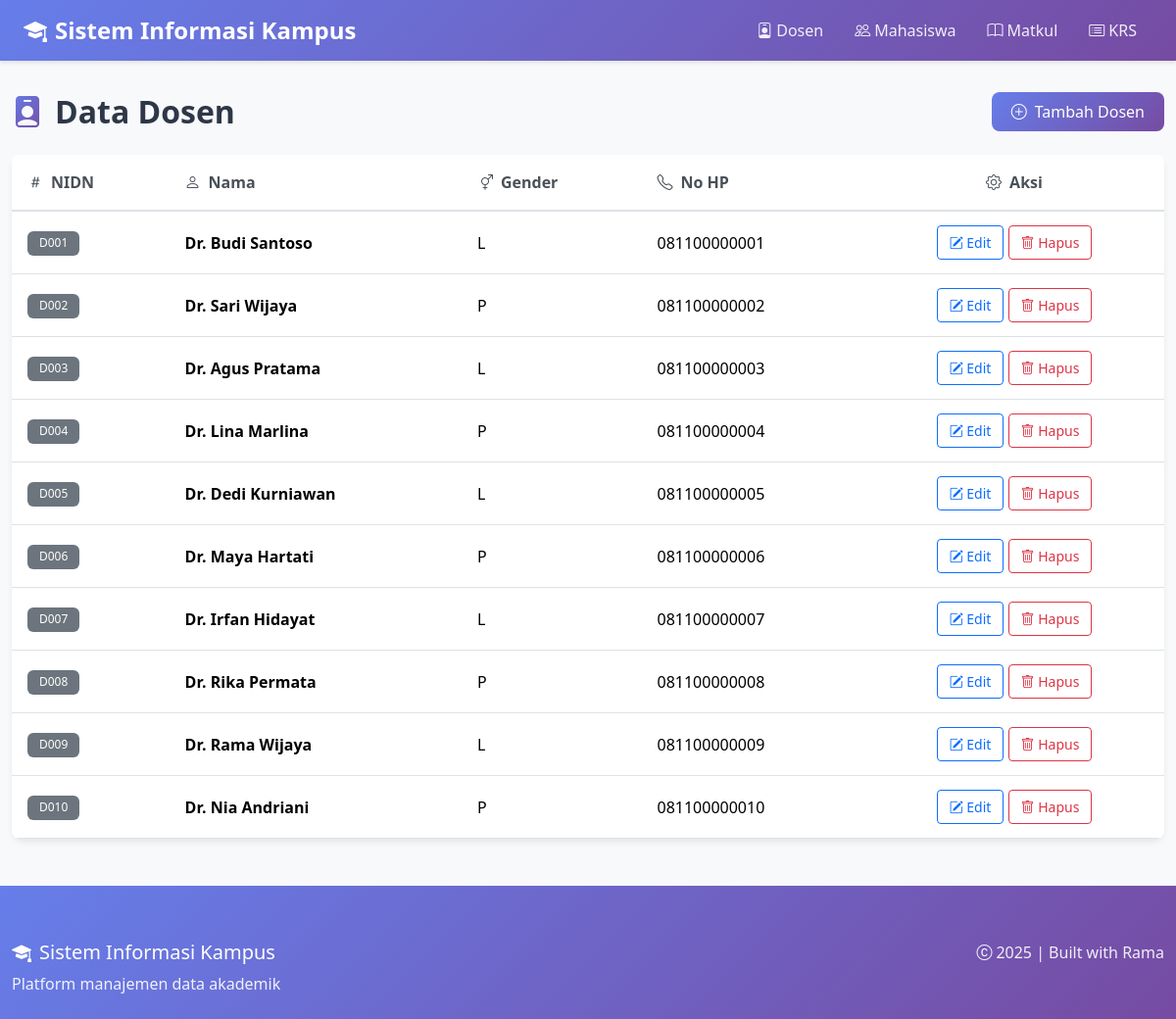
Screenshot of /dosen/index.php with the database file from the repository.
### tables this page shows
CREATE TABLE dosen (
    nidn VARCHAR(23) PRIMARY KEY,
    nama VARCHAR(255) NOT NULL,
    gender CHAR(1) CHECK (gender IN ('L', 'P')),
    no_hp VARCHAR(15)
);

### src/dosen/index.php (the view)
<?php
require_once __DIR__ . '/../config/db.php';
require_once __DIR__ . '/../header.php';
$stmt = $pdo->query('SELECT * FROM dosen');
$rows = $stmt->fetchAll();
?>
<div class="d-flex justify-content-between align-items-center mb-4">
  <h2 class="page-title mb-0">
    <i class="bi bi-person-badge-fill"></i>
    Data Dosen
  </h2>
  <a class="btn btn-primary" href="create.php">
    <i class="bi bi-plus-circle me-2"></i>Tambah Dosen
  </a>
</div>
<div class="card">
  <div class="card-body p-0">
    <div class="table-responsive">
      <table class="table table-hover mb-0">
        <thead>
          <tr>
            <th><i class="bi bi-hash me-2"></i>NIDN</th>
            <th><i class="bi bi-person me-2"></i>Nama</th>
            <th><i class="bi bi-gender-ambiguous me-2"></i>Gender</th>
            <th><i class="bi bi-telephone me-2"></i>No HP</th>
            <th class="text-center"><i class="bi bi-gear me-2"></i>Aksi</th>
          </tr>
        </thead>
        <tbody>
        <?php if (empty($rows)): ?>
          <tr><td colspan="5" class="text-center py-4 text-muted">
            <i class="bi bi-inbox display-4 d-block mb-2"></i>
            Belum ada data dosen
          </td></tr>
        <?php else: ?>
          <?php foreach ($rows as $r): ?>
            <tr>
              <td><span class="badge bg-secondary"><?=htmlspecialchars($r['nidn'])?></span></td>
              <td class="fw-semibold"><?=htmlspecialchars($r['nama'])?></td>
              <td><?=htmlspecialchars($r['gender'])?></td>
              <td><?=htmlspecialchars($r['no_hp'])?></td>
              <td class="text-center">
                <a class="btn btn-sm btn-outline-primary" href="edit.php?nidn=<?=urlencode($r['nidn'])?>">
                  <i class="bi bi-pencil-square"></i> Edit
                </a>
                <a class="btn btn-sm btn-outline-danger" href="delete.php?nidn=<?=urlencode($r['nidn'])?>" onclick="return confirm('Hapus dosen ini?')">
                  <i class="bi bi-trash"></i> Hapus
                </a>
              </td>
            </tr>
          <?php endforeach; ?>
        <?php endif; ?>
        </tbody>
      </table>
    </div>
  </div>
</div>
<?php require_once __DIR__ . '/../footer.php'; ?>

### src/header.php (shortened to what this page needs)
<!doctype html>
<html lang="id">
<head>
    <link href="https://cdn.jsdelivr.net/npm/bootstrap@5.3.2/dist/css/bootstrap.min.css" rel="stylesheet">
    <link href="https://cdn.jsdelivr.net/npm/bootstrap-icons@1.11.1/font/bootstrap-icons.css" rel="stylesheet">
</head>
<body>
<nav class="navbar navbar-expand-lg navbar-dark mb-4">
  <div class="container-fluid px-4">
    <a class="navbar-brand" href="/"><i class="bi bi-mortarboard-fill"></i>Sistem Informasi Kampus</a>
    <div class="collapse navbar-collapse" id="navbarNav">
      <ul class="navbar-nav ms-auto">
        <li class="nav-item"><a class="nav-link" href="/dosen/index.php"><i class="bi bi-person-badge me-1"></i>Dosen</a></li>
        <li class="nav-item"><a class="nav-link" href="/mahasiswa/index.php"><i class="bi bi-people me-1"></i>Mahasiswa</a></li>
        <li class="nav-item"><a class="nav-link" href="/matkul/index.php"><i class="bi bi-book me-1"></i>Matkul</a></li>
        <li class="nav-item"><a class="nav-link" href="/krs/index.php"><i class="bi bi-card-list me-1"></i>KRS</a></li>
      </ul>
    </div>
  </div>
</nav>
<div class="container">

### src/footer.php (shortened to what this page needs)
</div>
<footer class="mt-5 py-4" style="background: linear-gradient(135deg, #667eea 0%, #764ba2 100%); color: white;">
  <div class="container">
    <div class="row">
      <div class="col-md-6">
        <h5><i class="bi bi-mortarboard-fill me-2"></i>Sistem Informasi Kampus</h5>
        <p class="mb-0" style="opacity: 0.9;">Platform manajemen data akademik</p>
      </div>
      <div class="col-md-6 text-md-end">
        <p class="mb-0" style="opacity: 0.9;">
          <i class="bi bi-c-circle me-1"></i>2025 | Built with Rama</i>
        </p>
      </div>
    </div>
  </div>
</footer>
</body>
</html>

### src/header.php (style rules this page uses)
:root { --primary-gradient: linear-gradient(135deg, #667eea 0%, #764ba2 100%); --card-shadow: 0 4px 6px rgba(0,0,0,0.07); --hover-shadow: 0 8px 16px rgba(0,0,0,0.12); }
body { background: #f8f9fa; font-family: 'Segoe UI', Tahoma, Geneva, Verdana, sans-serif; }
.navbar { background: var(--primary-gradient) !important; box-shadow: 0 2px 4px rgba(0,0,0,0.1); }
.navbar-brand { color: white !important; font-weight: 600; font-size: 1.5rem; }
.navbar-brand i { margin-right: 8px; }
.nav-link { color: rgba(255,255,255,0.9) !important; font-weight: 500; transition: all 0.3s; padding: 0.5rem 1rem !important; border-radius: 6px; }
.container { max-width: 1200px; margin-top: 2rem; }
.card { border: none; border-radius: 12px; box-shadow: var(--card-shadow); transition: all 0.3s; }
.btn-primary { background: linear-gradient(135deg, #667eea 0%, #764ba2 100%); border: none; border-radius: 8px; padding: 0.5rem 1.25rem; font-weight: 500; transition: all 0.3s; }
.btn-sm { padding: 0.375rem 0.75rem; font-size: 0.875rem; }
.table { background: white; border-radius: 8px; overflow: hidden; }
.table thead { background: #f8f9fa; }
.table thead th { border-bottom: 2px solid #dee2e6; font-weight: 600; color: #495057; padding: 1rem; }
.table tbody tr { transition: all 0.2s; }
.table td { padding: 0.875rem 1rem; vertical-align: middle; }
.badge { padding: 0.4rem 0.75rem; border-radius: 6px; font-weight: 500; }
.page-title { color: #2d3748; font-weight: 700; margin-bottom: 1.5rem; display: flex; align-items: center; gap: 0.75rem; }
.page-title i { font-size: 2rem; background: var(--primary-gradient); -webkit-background-clip: text; -webkit-text-fill-color: transparent; background-clip: text; }

### rows the page displays
dosen: nidn "D001", nama "Dr. Budi Santoso", gender "L", no_hp "081100000001"
dosen: nidn "D002", nama "Dr. Sari Wijaya", gender "P", no_hp "081100000002"
dosen: nidn "D003", nama "Dr. Agus Pratama", gender "L", no_hp "081100000003"
dosen: nidn "D004", nama "Dr. Lina Marlina", gender "P", no_hp "081100000004"
dosen: nidn "D005", nama "Dr. Dedi Kurniawan", gender "L", no_hp "081100000005"
dosen: nidn "D006", nama "Dr. Maya Hartati", gender "P", no_hp "081100000006"
dosen: nidn "D007", nama "Dr. Irfan Hidayat", gender "L", no_hp "081100000007"
dosen: nidn "D008", nama "Dr. Rika Permata", gender "P", no_hp "081100000008"
dosen: nidn "D009", nama "Dr. Rama Wijaya", gender "L", no_hp "081100000009"
dosen: nidn "D010", nama "Dr. Nia Andriani", gender "P", no_hp "081100000010"
